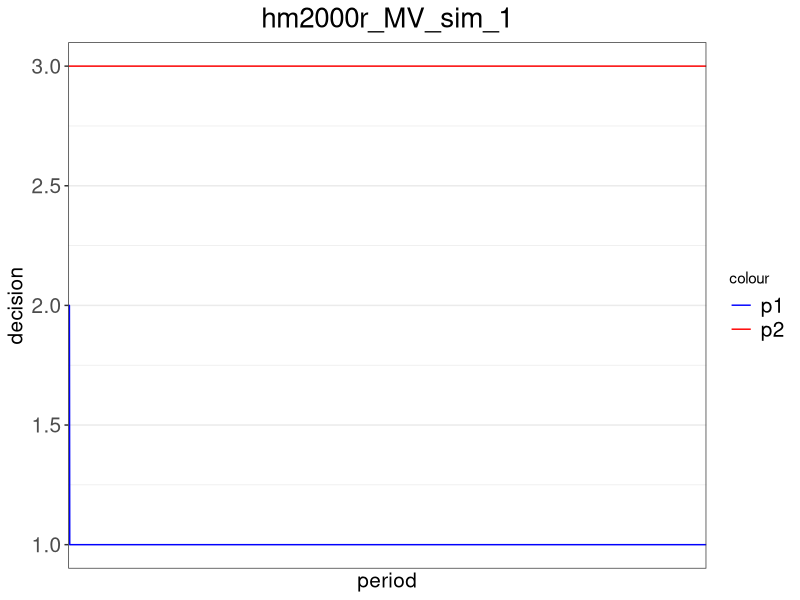
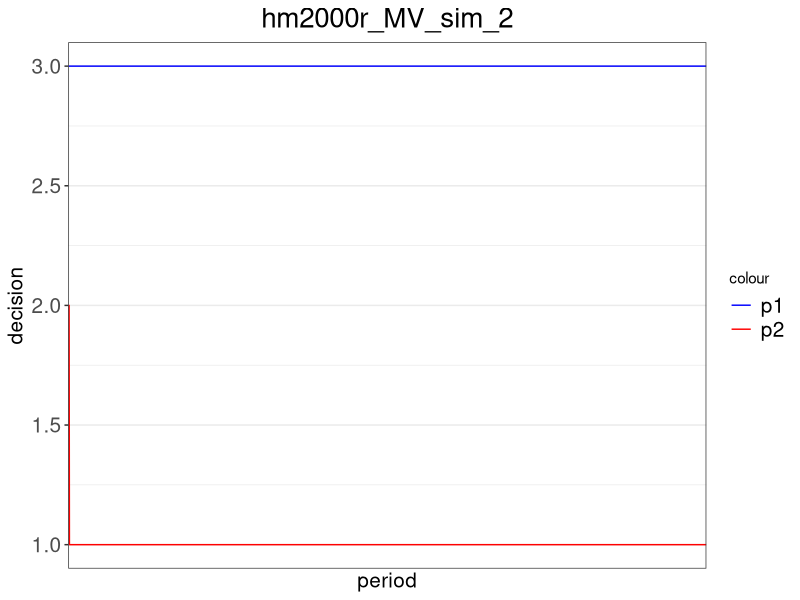
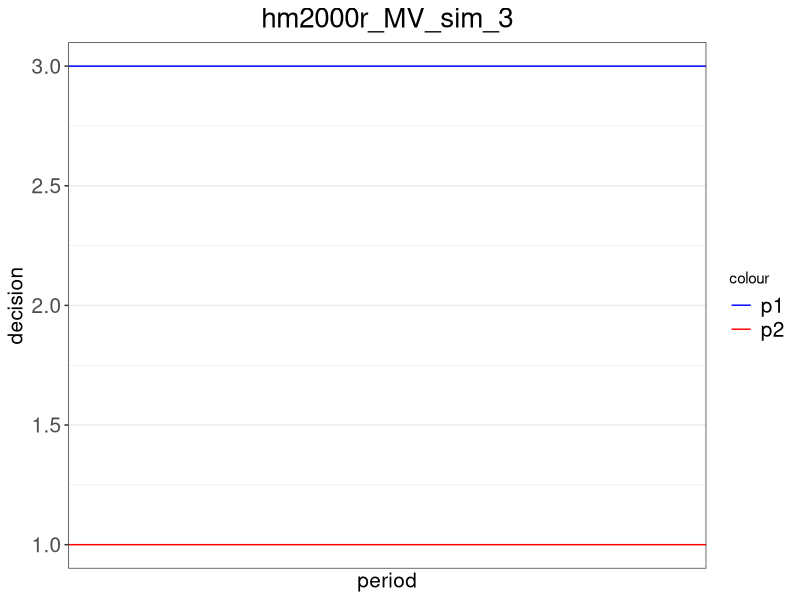
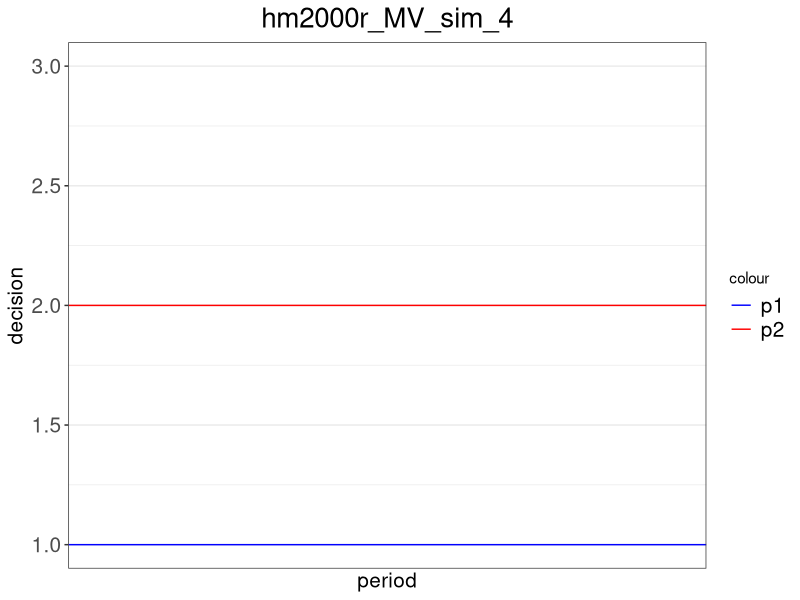
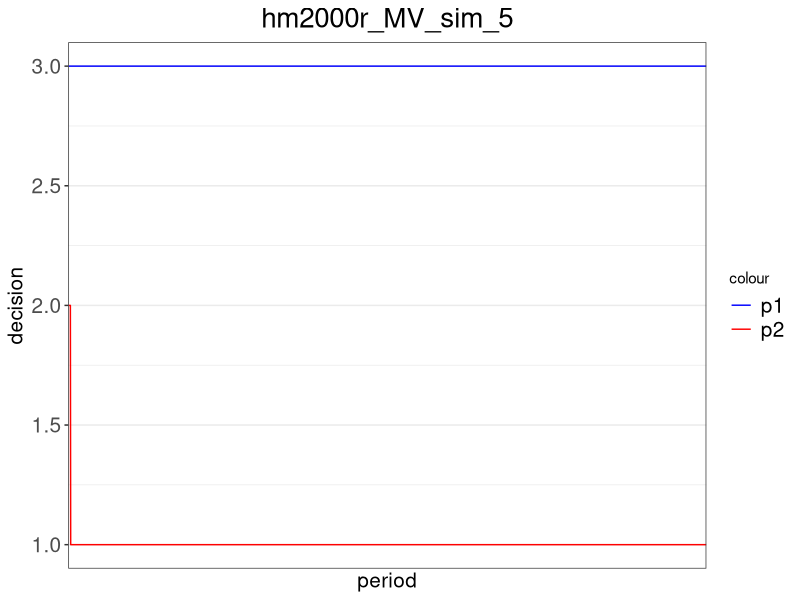
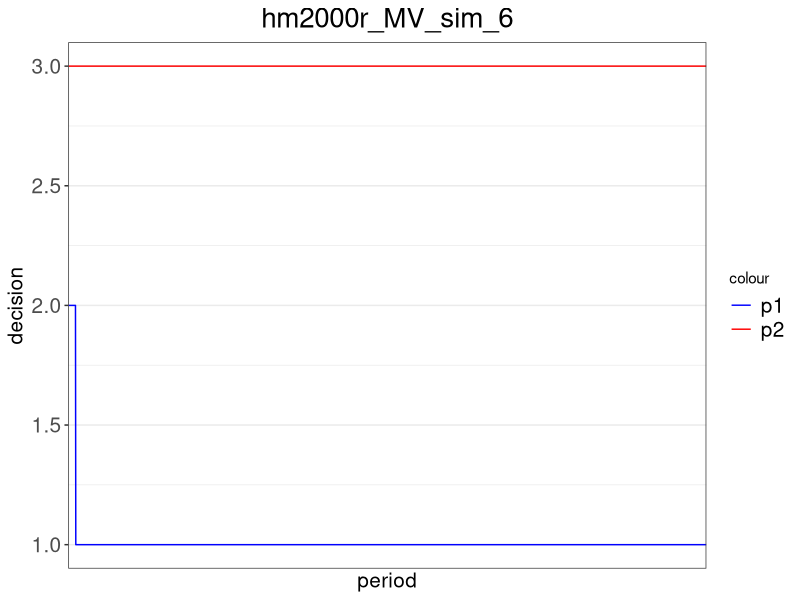
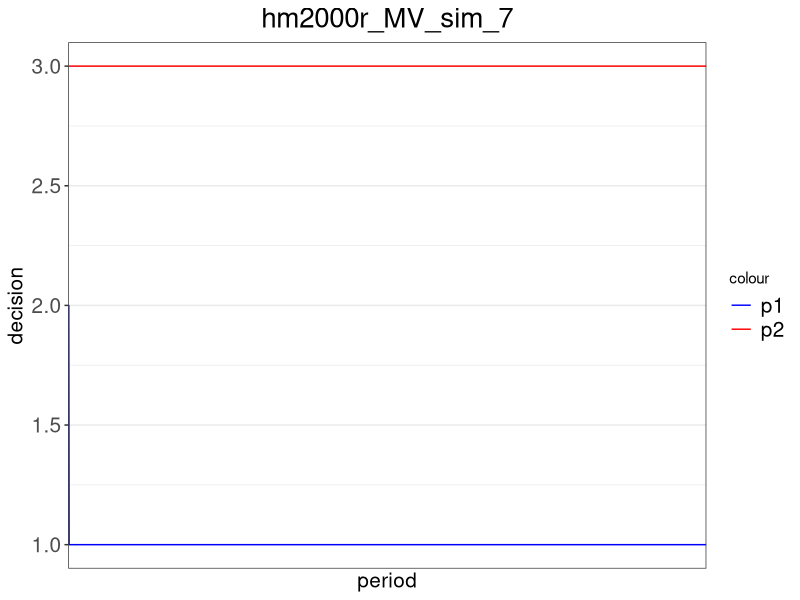
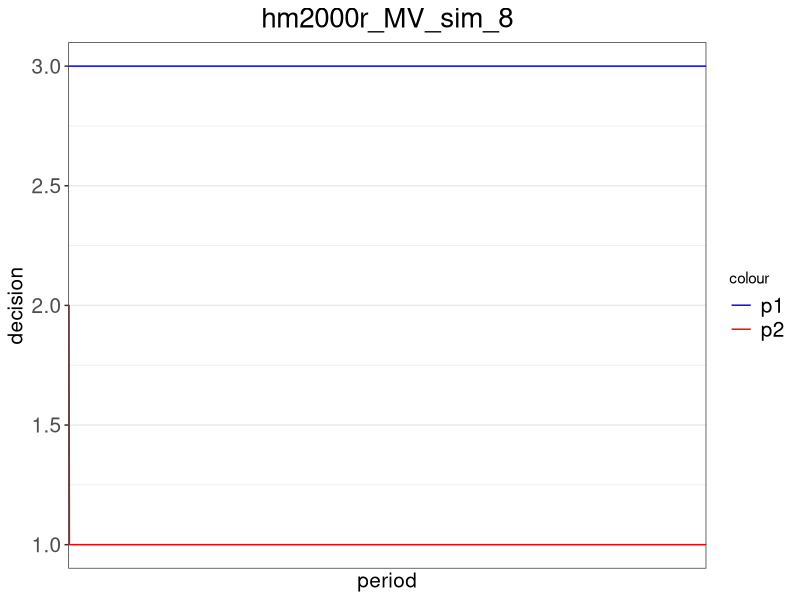

The R source for these figures, in order: (Note: a time limit stopped this script after it produced the figures.)
##### Packages and Payoff #####
# add package
library(ggplot2)
library(xtable)

# set up the payoff matrix
pay_MV = matrix(c(0,200,100,100,0,200,200,100,0),3,3) # payoff matrix 3x3

# build the payoff function (chicken, can be switched to MV)
payoff = function(my_choice, your_choice){
  return(pay_MV[my_choice, your_choice])
}


##### HM2000 (regret1) #####
# build the regret function for action m (m is 1,2,or 3) under HM2000
regret_hm2000 = function(m, iteration, my_history, your_history){
  
  # calculate the length of history
  len_history = iteration - 1
  
  # get my most recent decision
  lastchoice = my_history[len_history]
  
  # create a regret payoff term
  my_regret = rep(0, len_history)
  
  # loop over previous periods to replace the choice with decision 1
  for (i in 1:len_history){
    if (my_history[i] == lastchoice){
      my_regret[i] = payoff(m, your_history[i])
    }
    else{
      my_regret[i] = payoff(my_history[i], your_history[i])
    }
  }
  
  # calculate and return the regret
  return(mean(my_regret))
}


# build the decision function based on the regret function under HM2000
decision_hm2000 = function(mu, iteration, my_history, your_history){
  
  # get my most recent decision
  lastchoice = my_history[iteration-1]
  
  # compute regret for all possible decisions
  regret1 = regret_hm2000(1, iteration, my_history, your_history)
  regret2 = regret_hm2000(2, iteration, my_history, your_history)
  regret3 = regret_hm2000(3, iteration, my_history, your_history)
  
  # calculate the decision when my last choice is 1
  if (lastchoice == 1){
    if (regret1 == max(regret1, regret2, regret3)){return(1)}
    else{
      # switch with a positive probability from 1 to 2 or from 1 to 3
      seed = runif(1,0,1)
      prob2 = (regret2-regret1)/mu
      prob3 = (regret3-regret1)/mu
      if (seed <= prob2){return(2)}
      else if (seed <= prob2 + prob3){return(3)}
      else{return(1)}
    }
  }
  
  # calculate the decision when my last choice is 2
  if (lastchoice == 2){
    if (regret2 == max(regret1, regret2, regret3)){return(2)}
    else{
      # switch with a positive probability from 2 to 1 or from 2 to 3
      seed = runif(1,0,1)
      prob1 = (regret1-regret2)/mu
      prob3 = (regret3-regret2)/mu
      if (seed <= prob1){return(1)}
      else if (seed <= prob1 + prob3){return(3)}
      else{return(2)}
    }
  }
  
  # calculate the decision when my last choice is 2
  if (lastchoice == 3){
    if (regret3 == max(regret1, regret2, regret3)){return(3)}
    else{
      # switch with a positive probability from 2 to 1 or from 2 to 3
      seed = runif(1,0,1)
      prob1 = (regret1-regret3)/mu
      prob2 = (regret2-regret3)/mu
      if (seed <= prob1){return(1)}
      else if (seed <= prob1 + prob2){return(2)}
      else{return(3)}
    }
  }
}


# build the decision function based on logit response
decision_hm2000_logit = function(mu, beta, iteration, my_history, your_history){
  
  # compute regret for all possible decisions
  regret1 = regret_hm2000(1, iteration, my_history, your_history)
  regret2 = regret_hm2000(2, iteration, my_history, your_history)
  regret3 = regret_hm2000(3, iteration, my_history, your_history)
  
  # using logit response to calculate the probability of choosing each strategy
  prob = c(0,0,0)
  prob[1] = exp(beta[1]*regret1)/(exp(beta[1]*regret1) + exp(beta[2]*regret2) + exp(beta[3]*regret3))
  prob[2] = exp(beta[2]*regret2)/(exp(beta[1]*regret1) + exp(beta[2]*regret2) + exp(beta[3]*regret3))
  prob[3] = exp(beta[3]*regret3)/(exp(beta[1]*regret1) + exp(beta[2]*regret2) + exp(beta[3]*regret3))
  
  # randomly determine the decision
  seed = runif(1,0,1)
  if (seed <= prob[1]){return(1)}
  else if (seed > prob[1] & seed <= prob[1]+prob[2]){return(2)}
  else{return(3)}
}


##### Average Historical Payoff (regret2) #####
# build the regret function for action m (m is 1,2,or 3) under HM2000
regret_avgpay = function(m, iteration, my_history, your_history){
  
  # calculate the length of history
  len_history = iteration - 1
  
  # create a regret payoff term
  my_regret = 0
  period = 0
  
  # loop over previous periods to calculate the total historical payoff
  for (i in 1:len_history){
    if (my_history[i] == m){
      my_regret = my_regret + payoff(my_history[i], your_history[i])
      period = period + 1
    }
  }
  
  # return the average historical payoff
  if (period == 0){return(0)}
  else{
    return(my_regret/period)
  }
}


# build the decision function based on the regret function under HM2000
decision_avgpay = function(mu, iteration, my_history, your_history){
  
  # get my most recent decision
  lastchoice = my_history[iteration-1]
  
  # compute regret for all possible decisions
  regret1 = regret_avgpay(1, iteration, my_history, your_history)
  regret2 = regret_avgpay(2, iteration, my_history, your_history)
  regret3 = regret_avgpay(3, iteration, my_history, your_history)
  
  # calculate the decision when my last choice is 1
  if (lastchoice == 1){
    if (regret1 == max(regret1, regret2, regret3)){return(1)}
    else{
      # switch with a positive probability from 1 to 2 or from 1 to 3
      seed = runif(1,0,1)
      prob2 = (regret2-regret1)/mu
      prob3 = (regret3-regret1)/mu
      if (seed <= prob2){return(2)}
      else if (seed <= prob2 + prob3){return(3)}
      else{return(1)}
    }
  }
  
  # calculate the decision when my last choice is 2
  if (lastchoice == 2){
    if (regret2 == max(regret1, regret2, regret3)){return(2)}
    else{
      # switch with a positive probability from 2 to 1 or from 2 to 3
      seed = runif(1,0,1)
      prob1 = (regret1-regret2)/mu
      prob3 = (regret3-regret2)/mu
      if (seed <= prob1){return(1)}
      else if (seed <= prob1 + prob3){return(3)}
      else{return(2)}
    }
  }
  
  # calculate the decision when my last choice is 2
  if (lastchoice == 3){
    if (regret3 == max(regret1, regret2, regret3)){return(3)}
    else{
      # switch with a positive probability from 2 to 1 or from 2 to 3
      seed = runif(1,0,1)
      prob1 = (regret1-regret3)/mu
      prob2 = (regret2-regret3)/mu
      if (seed <= prob1){return(1)}
      else if (seed <= prob1 + prob2){return(2)}
      else{return(3)}
    }
  }
}


# build the decision function based on logit response
decision_avgpay_logit = function(mu, beta, iteration, my_history, your_history){
  
  # compute regret for all possible decisions
  regret1 = regret_avgpay(1, iteration, my_history, your_history)
  regret2 = regret_avgpay(2, iteration, my_history, your_history)
  regret3 = regret_avgpay(3, iteration, my_history, your_history)
  
  # using logit response to calculate the probability of choosing each strategy
  prob = c(0,0,0)
  prob[1] = exp(beta[1]*regret1)/(exp(beta[1]*regret1) + exp(beta[2]*regret2) + exp(beta[3]*regret3))
  prob[2] = exp(beta[2]*regret2)/(exp(beta[1]*regret1) + exp(beta[2]*regret2) + exp(beta[3]*regret3))
  prob[3] = exp(beta[3]*regret3)/(exp(beta[1]*regret1) + exp(beta[2]*regret2) + exp(beta[3]*regret3))
  
  # randomly determine the decision
  seed = runif(1,0,1)
  if (seed <= prob[1]){return(c(1, prob[1], prob[2], prob[3]))}
  else if (seed > prob[1] & seed <= prob[1]+prob[2]){return(c(2, prob[1], prob[2], prob[3]))}
  else{return(c(3, prob[1], prob[2], prob[3]))}
}


##### HM2000 revised (regret3) #####
# build the regret function for action m (m is 1,2,or 3) under HM2000 revised algorithm
regret_hm2000r = function(m, iteration, my_history, your_history){
  
  # calculate the length of history
  len_history = iteration - 1
  
  # get my most recent decision
  lastchoice = my_history[len_history]
  
  # create a regret payoff term
  my_regret = 0
  period = 0
  
  # loop over previous periods to replace the choice with decision 1
  for (i in 1:len_history){
    if (my_history[i] == lastchoice){
      my_regret = my_regret + payoff(m, your_history[i])
      period = period + 1
    }
  }
  
  # calculate and return the regret
  return(my_regret/period)
}


# build the decision function based on the regret function under HM2000 revised algorithm
decision_hm2000r = function(mu, iteration, my_history, your_history){
  
  # get my most recent decision
  lastchoice = my_history[iteration-1]
  
  # compute regret for all possible decisions
  regret1 = regret_hm2000r(1, iteration, my_history, your_history)
  regret2 = regret_hm2000r(2, iteration, my_history, your_history)
  regret3 = regret_hm2000r(3, iteration, my_history, your_history)

  # calculate the decision when my last choice is 1
  if (lastchoice == 1){
    if (regret1 == max(regret1, regret2, regret3)){return(1)}
    else{
      # switch with a positive probability from 1 to 2 or from 1 to 3
      seed = runif(1,0,1)
      prob2 = (regret2-regret1)/mu
      prob3 = (regret3-regret1)/mu
      if (seed <= prob2){return(2)}
      else if (seed <= prob2 + prob3){return(3)}
      else{return(1)}
    }
  }
  
  # calculate the decision when my last choice is 2
  if (lastchoice == 2){
    if (regret2 == max(regret1, regret2, regret3)){return(2)}
    else{
      # switch with a positive probability from 2 to 1 or from 2 to 3
      seed = runif(1,0,1)
      prob1 = (regret1-regret2)/mu
      prob3 = (regret3-regret2)/mu
      if (seed <= prob1){return(1)}
      else if (seed <= prob1 + prob3){return(3)}
      else{return(2)}
    }
  }
  
  # calculate the decision when my last choice is 2
  if (lastchoice == 3){
    if (regret3 == max(regret1, regret2, regret3)){return(3)}
    else{
      # switch with a positive probability from 2 to 1 or from 2 to 3
      seed = runif(1,0,1)
      prob1 = (regret1-regret3)/mu
      prob2 = (regret2-regret3)/mu
      if (seed <= prob1){return(1)}
      else if (seed <= prob1 + prob2){return(2)}
      else{return(3)}
    }
  }
}


# build the decision function based on logit response
decision_hm2000r_logit = function(mu, beta, iteration, my_history, your_history){
  
  # compute regret for all possible decisions
  regret1 = regret_hm2000r(1, iteration, my_history, your_history)
  regret2 = regret_hm2000r(2, iteration, my_history, your_history)
  regret3 = regret_hm2000r(3, iteration, my_history, your_history)
  
  # using logit response to calculate the probability of choosing each strategy
  prob = c(0,0,0)
  prob[1] = exp(beta[1]*regret1)/(exp(beta[1]*regret1) + exp(beta[2]*regret2) + exp(beta[3]*regret3))
  prob[2] = exp(beta[2]*regret2)/(exp(beta[1]*regret1) + exp(beta[2]*regret2) + exp(beta[3]*regret3))
  prob[3] = exp(beta[3]*regret3)/(exp(beta[1]*regret1) + exp(beta[2]*regret2) + exp(beta[3]*regret3))
  
  # randomly determine the decision
  seed = runif(1,0,1)
  if (seed <= prob[1]){return(1)}
  else if (seed > prob[1] & seed <= prob[1]+prob[2]){return(2)}
  else{return(3)}
}


##### HM2001 #####
regret_hm2001 = function(m, iteration, my_history, your_history, my_prob_last, my_prob_other){
  
  # calculate the length of history
  len_history = iteration - 1
  
  # create a regret payoff term
  my_regret = 0
  period = 0
  
  # loop over previous periods to calculate the total historical payoff
  for (i in 1:len_history){
    if (my_history[i] == m){
      my_regret = my_regret + payoff(my_history[i], your_history[i])*((my_prob_last)/(my_prob_other))
    }
  }
  
  # return the average historical payoff
  if (period == 0){return(0)}
  else{
    return(my_regret/len_history)
  }  
}


# build the revised avgpay
regret_avgpayr = function(m, iteration, my_history, your_history){
  
  # calculate the length of history
  len_history = iteration - 1
  
  # create a regret payoff term
  my_regret = 0
  period = 0
  
  # loop over previous periods to calculate the total historical payoff
  for (i in 1:len_history){
    if (my_history[i] == m){
      my_regret = my_regret + payoff(my_history[i], your_history[i])
      period = period + 1
    }
  }
  
  # return the average historical payoff
  if (period == 0){return(0)}
  else{
    return(my_regret/len_history)
  }
}


# build the decision function based on HM2001
decision_hm2001 = function(mu, delta, gamma, iteration, my_history, your_history, my_prob_1,  my_prob_2){
  
  # get my most recent decision
  lastchoice = my_history[iteration-1]
  
  # compute regret for all possible decisions
  regret1 = regret_avgpayr(1, iteration, my_history, your_history)
  regret2 = regret_avgpayr(2, iteration, my_history, your_history)
  regret3 = regret_avgpayr(3, iteration, my_history, your_history)
  regret2m1 = regret_hm2001(2, iteration, my_history, your_history, my_prob_1, my_prob_2)
  regret3m1 = regret_hm2001(3, iteration, my_history, your_history, my_prob_1, 1-my_prob_1-my_prob_2)
  regret1m2 = regret_hm2001(1, iteration, my_history, your_history, my_prob_2,  my_prob_1)
  regret3m2 = regret_hm2001(3, iteration, my_history, your_history, my_prob_2, 1-my_prob_1-my_prob_2)
  regret1m3 = regret_hm2001(1, iteration, my_history, your_history, 1-my_prob_1-my_prob_2,  my_prob_1)
  regret2m3 = regret_hm2001(2, iteration, my_history, your_history, 1-my_prob_1-my_prob_2, my_prob_2)
  
  seed = runif(1,0,1)
  # calculate the decision when my last choice is 1
  if (lastchoice == 1){
    cj2 = regret2m1 - regret1
    q2 = max(cj2,0)
    psw2 = (1-delta/(iteration^gamma))*min(q2/mu,1/2)+(delta/(iteration^gamma))*(1/3)
    
    cj3 = regret3m1 - regret1
    q3 = max(cj3,0)
    psw3 = (1-delta/(iteration^gamma))*min(q3/mu,1/2)+(delta/(iteration^gamma))*(1/3)
    
    if (seed <= psw2){return(c(2,1-psw2-psw3,psw2))}
    else if (seed>psw2 & seed<=psw3+psw2){return(c(3,1-psw2-psw3,psw2))}
    else{return(c(1,1-psw2-psw3,psw2))}
  }
  else if (lastchoice == 2){
    cj3 = regret3m2 - regret2
    q3 = max(cj3,0)
    psw3 = (1-delta/(iteration^gamma))*min(q3/mu,1/2)+(delta/(iteration^gamma))*(1/3)
    
    cj1 = regret1m2 - regret2
    q1 = max(cj1,0)
    psw1 = (1-delta/(iteration^gamma))*min(q1/mu,1/2)+(delta/(iteration^gamma))*(1/3)
    
    if (seed <= psw1){return(c(1,psw1,1-psw3-psw1))}
    else if (seed>psw1 & seed<=psw3+psw1){return(c(3,psw1,1-psw3-psw1))}
    else{return(c(2,psw1,1-psw3-psw1))}
  }
  else {
    cj2 = regret2m3 - regret3
    q2 = max(cj2,0)
    psw2 = (1-delta/(iteration^gamma))*min(q2/mu,1/2)+(delta/(iteration^gamma))*(1/3)
    
    cj1 = regret1m3 - regret3
    q1 = max(cj1,0)
    psw1 = (1-delta/(iteration^gamma))*min(q1/mu,1/2)+(delta/(iteration^gamma))*(1/3)
    
    if (seed <= psw1){return(c(1,psw1,psw2))}
    else if (seed>psw1 & seed<= psw2+psw1){return(c(2,psw1,psw2))}
    else{return(c(3,psw1,psw2))}
  }
  
}    


##### Simulation pair level graph and joint density - HM2000 and avgpay #####
# set up the parameters for the simulation
mu = 1000 # HM2000 probability parameter
n = 2000 # number of periods in each simulation
sim = 50 # number of simulations
experiment = 1 # number of experimentation periods where players randomly make decisions

# set up the joint density matrix
joint_density_all = matrix(c(0,0,0,0,0,0,0,0,0),3,3)

# set up the joint density matrix for each simulation
joint_density = list()

# run the simulations
for (s in 1:sim){
  
  # set up the vectors for choices and game parameters
  history_p1 = rep(0, n)
  history_p2 = rep(0, n)
  
  # calculate the experimentation periods with random starting decisions
  history_p1[1:experiment] = sample(1:3, experiment, replace = TRUE)
  history_p2[1:experiment] = sample(1:3, experiment, replace = TRUE)
  
  # set up the joint density matrix for the current simulation
  joint_density[[s]] = matrix(c(0,0,0,0,0,0,0,0,0),3,3)
  
  # calculate the rest of the decisions to n periods
  for (i in (experiment+1):n){
    history_p1[i] = decision_hm2000r(mu, i, history_p1, history_p2)
    history_p2[i] = decision_hm2000r(mu, i, history_p2, history_p1)
    
    # update the joint density matrix
    if (history_p1[i]==1 & history_p2[i]==1){joint_density[[s]][1,1]=joint_density[[s]][1,1]+1}
    else if (history_p1[i]==1 & history_p2[i]==2){joint_density[[s]][1,2]=joint_density[[s]][1,2]+1}
    else if (history_p1[i]==1 & history_p2[i]==3){joint_density[[s]][1,3]=joint_density[[s]][1,3]+1}
    else if (history_p1[i]==2 & history_p2[i]==1){joint_density[[s]][2,1]=joint_density[[s]][2,1]+1}
    else if (history_p1[i]==2 & history_p2[i]==2){joint_density[[s]][2,2]=joint_density[[s]][2,2]+1}
    else if (history_p1[i]==2 & history_p2[i]==3){joint_density[[s]][2,3]=joint_density[[s]][2,3]+1}
    else if (history_p1[i]==3 & history_p2[i]==1){joint_density[[s]][3,1]=joint_density[[s]][3,1]+1}
    else if (history_p1[i]==3 & history_p2[i]==2){joint_density[[s]][3,2]=joint_density[[s]][3,2]+1}
    else{joint_density[[s]][3,3]=joint_density[[s]][3,3]+1}
  }
  
  # normalize the frequency to probability
  joint_density[[s]] = round(joint_density[[s]]/sum(joint_density[[s]]), 3)
  
  # create the dataset for figures
  df = data.frame(
    p1_choice = history_p1,
    p2_choice = history_p2,
    period = 1:n
  )
  
  # graph the decision making
  title = paste('hm2000r', 'MV', 'sim', as.character(s), sep = '_')
  file = paste("D:/Dropbox/Working Papers/Correlated Equilibrium/data/simulations/", title, sep = "")
  file = paste(file, ".png", sep = "")
  png(file, width = 1500, height = 400)
  
  pic = ggplot(data = df) +
    geom_line(aes(x=period, y=p1_choice, colour='blue')) +
    geom_line(aes(x=period, y=p2_choice, colour='red')) +
    scale_x_discrete(name='period', waiver()) +
    scale_y_continuous(name='decision', limits=c(1,3)) +
    ggtitle(title) + 
    theme_bw() + 
    scale_colour_manual(values=c('blue', 'red'), labels=c('p1', 'p2')) +
    theme(plot.title = element_text(hjust = 0.5, size = 20), legend.text = element_text(size = 15),
          axis.title.x = element_text(size = 15), axis.title.y = element_text(size = 15),
          axis.text.x = element_text(size = 15), axis.text.y = element_text(size = 15))
  
  print(pic)
  dev.off()
}

# finalize the joint density matrix
xtable(joint_density[[1]])

for (a in 1:sim){
  joint_density_all = joint_density_all + joint_density[[a]]
}
joint_density_all = joint_density_all / sim
xtable(joint_density_all, caption = title)


##### Simulation pair level graph and joint density - HM2001 #####
# set up the parameters for the simulation
mu = 1000 # HM2000 probability parameter
delta = 0.01
gama = 0.0
n = 3000 # number of periods in each simulation
sim = 1 # number of simulations
experiment = 1 # number of experimentation periods where players randomly make decisions

# set up the joint density matrix
joint_density_all = matrix(c(0,0,0,0,0,0,0,0,0),3,3)

# set up the joint density matrix for each simulation
joint_density = list()

# run the simulations
for (s in 1:sim){
  # set up the probability choices for HM2001
  prob1_p1 = rep(0.33, n)
  prob2_p1 = rep(0.33, n)
  prob1_p2 = rep(0.33, n)
  prob2_p2 = rep(0.33, n)
  
  # set up the vectors for choices and game parameters
  history_p1 = rep(0, n)
  history_p2 = rep(0, n)
  
  # calculate the experimentation periods with random starting decisions
  history_p1[1:experiment] = sample(1:3, experiment, replace = TRUE)
  history_p2[1:experiment] = sample(1:3, experiment, replace = TRUE)
  
  # set up the joint density matrix for the current simulation
  joint_density[[s]] = matrix(c(0,0,0,0,0,0,0,0,0),3,3)
  
  # calculate the rest of the decisions to n periods
  for (i in (experiment+1):n){
    history_p1[i] = decision_hm2001(mu, delta, gama, i, history_p1, history_p2, prob1_p1, prob2_p1 )[1]
    history_p2[i] = decision_hm2001(mu, delta, gama, i, history_p2, history_p1, prob1_p2, prob2_p2 )[1]
    prob1_p1[i] = decision_hm2001(mu, delta, gama, i, history_p1, history_p2, prob1_p1, prob2_p1 )[2]
    prob2_p1[i] = decision_hm2001(mu, delta, gama, i, history_p1, history_p2, prob1_p1, prob2_p1 )[3]
    prob1_p2[i] = decision_hm2001(mu, delta, gama, i, history_p2, history_p1, prob1_p2, prob2_p2 )[2]
    prob2_p2[i] = decision_hm2001(mu, delta, gama, i, history_p2, history_p1, prob1_p2, prob2_p2 )[3]
    
    # update the joint density matrix
    if (history_p1[i]==1 & history_p2[i]==1){joint_density[[s]][1,1]=joint_density[[s]][1,1]+1}
    else if (history_p1[i]==1 & history_p2[i]==2){joint_density[[s]][1,2]=joint_density[[s]][1,2]+1}
    else if (history_p1[i]==1 & history_p2[i]==3){joint_density[[s]][1,3]=joint_density[[s]][1,3]+1}
    else if (history_p1[i]==2 & history_p2[i]==1){joint_density[[s]][2,1]=joint_density[[s]][2,1]+1}
    else if (history_p1[i]==2 & history_p2[i]==2){joint_density[[s]][2,2]=joint_density[[s]][2,2]+1}
    else if (history_p1[i]==2 & history_p2[i]==3){joint_density[[s]][2,3]=joint_density[[s]][2,3]+1}
    else if (history_p1[i]==3 & history_p2[i]==1){joint_density[[s]][3,1]=joint_density[[s]][3,1]+1}
    else if (history_p1[i]==3 & history_p2[i]==2){joint_density[[s]][3,2]=joint_density[[s]][3,2]+1}
    else{joint_density[[s]][3,3]=joint_density[[s]][3,3]+1}
  }
  
  # normalize the frequency to probability
  joint_density[[s]] = round(joint_density[[s]]/sum(joint_density[[s]]), 3)
  
  # create the dataset for figures
  df = data.frame(
    p1_choice = history_p1,
    p2_choice = history_p2,
    period = 1:n
  )
  
  # graph the decision making
  title = paste('hm2001', 'MV', 'sim', as.character(s), sep = '_')
  file = paste("D:/Dropbox/Working Papers/Correlated Equilibrium/data/simulations/", title, sep = "")
  file = paste(file, ".png", sep = "")
  png(file, width = 1500, height = 400)
  
  pic = ggplot(data = df) +
    geom_line(aes(x=period, y=p1_choice, colour='blue')) +
    geom_line(aes(x=period, y=p2_choice, colour='red')) +
    scale_x_discrete(name='period', waiver()) +
    scale_y_continuous(name='decision', limits=c(1,3)) +
    ggtitle(title) + 
    theme_bw() + 
    scale_colour_manual(values=c('blue', 'red'), labels=c('p1', 'p2')) +
    theme(plot.title = element_text(hjust = 0.5, size = 20), legend.text = element_text(size = 15),
          axis.title.x = element_text(size = 15), axis.title.y = element_text(size = 15),
          axis.text.x = element_text(size = 15), axis.text.y = element_text(size = 15))
  
  print(pic)
  dev.off()
}

# finalize the joint density matrix
xtable(joint_density[[1]])

for (a in 1:sim){
  joint_density_all = joint_density_all + joint_density[[a]]
}
joint_density_all = joint_density_all / sim
xtable(joint_density_all, caption = title)


##### Transition between cells #####
# set up the parameters for the simulation
mu = 1000 # HM2000 probability parameter
n = 1000 # number of periods in each simulation
sim = 100 # number of simulations
experiment = 100 # number of experimentation periods where players randomly make decisions
beta = 0.045

# set up the joint density matrix
joint_density_all = matrix(c(0,0,0,0,0,0,0,0,0),3,3)

# set up the joint density matrix for each simulation
joint_density = list()
history_all = list()

# run the simulations
for (s in 1:sim){
  
  # set up the vectors for choices and game parameters
  history_p1 = rep(0, n)
  history_p2 = rep(0, n)
  prob_p1_1 = rep(0, n)
  prob_p1_2 = rep(0, n)
  prob_p1_3 = rep(0, n)
  prob_p2_1 = rep(0, n)
  prob_p2_2 = rep(0, n)
  prob_p2_3 = rep(0, n)
  
  # calculate the experimentation periods with random starting decisions
  history_p1[1:experiment] = sample(1:3, experiment, replace = TRUE)
  history_p2[1:experiment] = sample(1:3, experiment, replace = TRUE)
  
  # set up the joint density matrix for the current simulation
  joint_density[[s]] = matrix(c(0,0,0,0,0,0,0,0,0),3,3)
  
  # calculate the rest of the decisions to n periods
  for (i in (experiment+1):n){
    history_p1[i] = decision_avgpay_logit(mu, c(beta,beta,beta), i, history_p1, history_p2)[1]
    history_p2[i] = decision_avgpay_logit(mu, c(beta,beta,beta), i, history_p2, history_p1)[1]
    prob_p1_1[i] = decision_avgpay_logit(mu, c(beta,beta,beta), i, history_p1, history_p2)[2]
    prob_p1_2[i] = decision_avgpay_logit(mu, c(beta,beta,beta), i, history_p1, history_p2)[3]
    prob_p1_3[i] = decision_avgpay_logit(mu, c(beta,beta,beta), i, history_p1, history_p2)[4]
    prob_p2_1[i] = decision_avgpay_logit(mu, c(beta,beta,beta), i, history_p2, history_p1)[2]
    prob_p2_2[i] = decision_avgpay_logit(mu, c(beta,beta,beta), i, history_p2, history_p1)[3]
    prob_p2_3[i] = decision_avgpay_logit(mu, c(beta,beta,beta), i, history_p2, history_p1)[4]
    
    # update the joint density matrix
    if (history_p1[i]==1 & history_p2[i]==1){joint_density[[s]][1,1]=joint_density[[s]][1,1]+1}
    else if (history_p1[i]==1 & history_p2[i]==2){joint_density[[s]][1,2]=joint_density[[s]][1,2]+1}
    else if (history_p1[i]==1 & history_p2[i]==3){joint_density[[s]][1,3]=joint_density[[s]][1,3]+1}
    else if (history_p1[i]==2 & history_p2[i]==1){joint_density[[s]][2,1]=joint_density[[s]][2,1]+1}
    else if (history_p1[i]==2 & history_p2[i]==2){joint_density[[s]][2,2]=joint_density[[s]][2,2]+1}
    else if (history_p1[i]==2 & history_p2[i]==3){joint_density[[s]][2,3]=joint_density[[s]][2,3]+1}
    else if (history_p1[i]==3 & history_p2[i]==1){joint_density[[s]][3,1]=joint_density[[s]][3,1]+1}
    else if (history_p1[i]==3 & history_p2[i]==2){joint_density[[s]][3,2]=joint_density[[s]][3,2]+1}
    else{joint_density[[s]][3,3]=joint_density[[s]][3,3]+1}
  }
  
  # normalize the frequency to probability
  joint_density[[s]] = round(joint_density[[s]]/sum(joint_density[[s]]), 3)
  
  # create the dataset for figures
  df = data.frame(
    p1_choice = history_p1,
    p2_choice = history_p2,
    p1_prob_1 = prob_p1_1,
    p1_prob_2 = prob_p1_2,
    p1_prob_3 = prob_p1_3,
    p2_prob_1 = prob_p2_1,
    p2_prob_2 = prob_p2_2,
    p2_prob_3 = prob_p2_3,
    type = rep(NA,n),
    period = 1:n
  )
  
  # update types for profiles
  for (j in 1:n){
    if (df$p1_choice[j] == 1 & df$p2_choice[j] == 1){df$type[j] = 1}
    else if (df$p1_choice[j] == 2 & df$p2_choice[j] == 2){df$type[j] = 2}
    else if (df$p1_choice[j] == 3 & df$p2_choice[j] == 3){df$type[j] = 3}
    else if (df$p1_choice[j] == 1 & df$p2_choice[j] == 3){df$type[j] = 4}
    else if (df$p1_choice[j] == 2 & df$p2_choice[j] == 1){df$type[j] = 5}
    else if (df$p1_choice[j] == 3 & df$p2_choice[j] == 2){df$type[j] = 6}
    else if (df$p1_choice[j] == 1 & df$p2_choice[j] == 2){df$type[j] = 7}
    else if (df$p1_choice[j] == 2 & df$p2_choice[j] == 3){df$type[j] = 8}
    else{df$type[j] = 9}
  }
  history_all[[s]] = df
  
}

# finalize the joint density matrix
for (a in 1:sim){
  joint_density_all = joint_density_all + joint_density[[a]]
}
joint_density_all = joint_density_all / sim
xtable(joint_density_all)

# set up the transition matrix
transition = matrix(0, nrow = 3, ncol = 5)
rownames(transition) = c('diagonal at t', 'p1adv at t', 'p2adv at t')
colnames(transition) = c('stay at t+1', 'diagonal at t+1', 'p1adv at t+1', 'p2adv at t+1', 'obs')

# loop over simulations
for (m in 1:sim){
  df_sim = history_all[[m]]
  
  # loop over periods
  for (k in (experiment+1):n){
    
    # transitions from diagonal
    if (df_sim$type[k-1] <= 3){
      if (df_sim$type[k] == df_sim$type[k-1]){transition[1,1] = transition[1,1] + 1}
      else if (df_sim$type[k] <= 3){transition[1,2] = transition[1,2] + 1}
      else if (df_sim$type[k] >= 7){transition[1,4] = transition[1,4] + 1}
      else{transition[1,3] = transition[1,3] + 1}
    }
    # transitions from p2adv
    else if (df_sim$type[k-1] >= 7){
      if (df_sim$type[k] == df_sim$type[k-1]){transition[3,1] = transition[3,1] + 1}
      else if (df_sim$type[k] <= 3){transition[3,2] = transition[3,2] + 1}
      else if (df_sim$type[k] >= 7){transition[3,4] = transition[3,4] + 1}
      else{transition[3,3] = transition[3,3] + 1}
    }
    # transitions from p1 adv
    else{
      if (df_sim$type[k] == df_sim$type[k-1]){transition[2,1] = transition[2,1] + 1}
      else if (df_sim$type[k] <= 3){transition[2,2] = transition[2,2] + 1}
      else if (df_sim$type[k] >= 7){transition[2,4] = transition[2,4] + 1}
      else{transition[2,3] = transition[2,3] + 1}
    }
  }
}
  
# calculation transition probability matrix
transition_prob = transition
for (b in 1:3){
  transition_prob[b,1] = round(transition[b,1] / sum(transition[b,1:4]), 2)
  transition_prob[b,2] = round(transition[b,2] / sum(transition[b,1:4]), 2)
  transition_prob[b,3] = round(transition[b,3] / sum(transition[b,1:4]), 2)
  transition_prob[b,4] = round(transition[b,4] / sum(transition[b,1:4]), 2)
  transition_prob[b,5] = sum(transition[b,1:4])
}
xtable(transition_prob)


  
  
  
